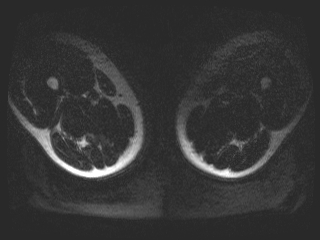
#> input picture Bacak/IMG-0001-00001.jpg, 320 x 240 px, found by its file name; its folder holds only this picture in this run
$ python 'My Algorithm.py'
#> lines starting #> are read from the running program, lines starting #| are printed output that depends on the picture; after the words box and inside, x2 and y2 are one past the last pixel; in counts of white or black regions, pixels touching at a corner belong together; long printed decimals are rounded
import cv2
import os
import time

def load():
    imgPath = 'C:/Users/MERT/Desktop/Biokido/Bacak'
    imgList = os.listdir(imgPath)
    for i in range(len(imgList)):
        imgList[i] = imgPath + '/' + imgList[i]
    return imgList

def scanner(img, width, height, middler, middlec, f):
    last_whites = []

    lw = -1
    t = int(img[middler, middlec])
    a = t
    for u in range(middler - 1, -1, -1):
        t += int(img[u, middlec])
        a = t / (middler - u + 1)
        if a < 55 or f:
            if img[u, middlec] > (a * 1.15):
                lw = u
        else:
            if img[u, middlec] < (a / 1.15):
                lw = u
                break
    if lw != -1:
        last_whites.append(lw)

    lw = -1
    t = int(img[middler, middlec])
    a = t
    for d in range(middler + 1, height):
        t += int(img[d, middlec])
        a = t / (d - middler + 1)
        if a < 55 or f:
            if img[d, middlec] > (a * 1.15):
                lw = d
        else:
            if img[d, middlec] < (a / 1.15):
                lw = d
                break
    if lw != -1:
        last_whites.append(lw)

    lw = -1
    t = int(img[middler, middlec])
    a = t
    end = -1
    if middlec < int(width / 2):
        end = int(width/2)
    else:
        end = width
    for r in range(middlec + 1, end):
        t += int(img[middler, r])
        a = t / (r - middlec + 1)
        if a < 55 or f:
            if img[middler, r] > (a * 1.15):
                lw = r
        else:
            if img[middler, r] < (a / 1.15):
                lw = r
                break
    if lw != -1:
        last_whites.append(lw)

    lw = -1
    t = int(img[middler, middlec])
    a = t
    end = -1
    if middlec > int(width / 2):
        end = int(width/2)
    for l in range(middlec - 1, end, -1):
        t += int(img[middler, l])
        a = t / (middlec - l + 1)
        if a < 55 or f:
            if img[middler, l] > (a * 1.15):
                lw = l
        else:
            if img[middler, l] < (a / 1.15):
                lw = l
                break
    if lw != -1:
        last_whites.append(lw)

    return last_whites

def alpha_sort(img, width, height, middler, middlec, lw):
    group13 = []
    group24 = []
    group13.append(int(img[lw[0], middlec]) + int(img[middler, lw[2]])) # 1. bölge
    group13.append(int(img[lw[1], middlec]) + int(img[middler, lw[3]])) # 3. bölge
    group24.append(int(img[lw[0], middlec]) + int(img[middler, lw[3]])) # 2. bölge
    group24.append(int(img[lw[1], middlec]) + int(img[middler, lw[2]])) # 4. bölge
    group13.append(group13.index(min(group13)))
    group13.append(group13.index(max(group13)))
    group24.append(group24.index(min(group24)))
    group24.append(group24.index(max(group24)))
    return group13, group24

def clear_pixels(img, img2, width, height, seperator):
    for r in range(height):
        for c in range(width):
            if img[r,c] > seperator:
                img2[r,c] = [255, 255, 255]
            else:
                img2[r,c] = [0, 0, 0]
    for r in range(1, height - 1):
        for c in range(1, width - 1):
            if img2[r,c][0] == 255 and img2[r+1,c][0] == 0 and img2[r+1,c+1][0] == 0 and img2[r,c+1][0] == 0 and img2[r-1,c][0] == 0 and img2[r-1,c-1][0] == 0 and img2[r,c-1][0] == 0 and img2[r-1,c+1][0] == 0 and img2[r+1,c-1][0] == 0:
                img2[r,c] = [0, 0, 0]

def draw_leg(img, img2, middler, middlec, row, column):
    height, width, alpha = img2.shape
    startr = row
    startc = column
    r = startr
    c = startc
    step = None
    step2 = None
    limitl = None
    limitr = None
    limitd = None
    limitu = None

    if startr < middler: # 1 VEYA 2. BÖLGE
        if startc > middlec: # 1. BÖLGE
            if column < int(width/2): # SOL BACAK
                limitl = middlec
                limitr = int(width/2)
            else: # SAĞ BACAK
                limitl = int(width/2)
                limitr = width
            limitu = 0
            limitd = middler
        if startc < middlec: # 2. BÖLGE
            if column < int(width/2): # SOL BACAK
                limitl = 0
                limitr = middlec
            else: # SAĞ BACAK
                limitl = int(width/2)
                limitr = middlec
            limitu = 0
            limitd = middler
    else: # 3 VEYA 4. BÖLGE
        if startc > middlec: # 4. BÖLGE
            if column < int(width/2): # SOL BACAK
                limitl = middlec
                limitr = int(width/2)
            else: # SAĞ BACAK
                limitl = middlec
                limitr = width
            limitu = middler
            limitd = height
        if startc < middlec: # 3. BÖLGE
            if column < int(width/2): # SOL BACAK
                limitl = 0
                limitr = middlec
            else: # SAĞ BACAK
                limitl = int(width/2)
                limitr = middlec
            limitu = middler
            limitd = height

    #print('ROW: ' + str(row) + '\nCOLUMN: ' + str(column) + '\nLEFT LIMIT: ' + str(limitl) + '\nRIGHT LIMIT: ' + str(limitr) + '\nUP LIMIT: ' + str(limitu) + '\nDOWN LIMIT: ' + str(limitd) + '\n--------')

    if middler - r > 0:
        step2 = 1
    else:
        step2 = -1
    while True: # 1 YÖNE TARAMA YAPMAK İÇİN
        c = startc
        if step2 * (middler - r) >= 0:
            if img2[r, c][0] == 255: # 1. OLASILIK: BULUNULAN NOKTANIN BEYAZ OLMASI
                if middlec - startc > 0:
                    step = -1
                else:
                    step = 1
                while True:
                    if limitl < c + step < limitr:
                        if img2[r, c+step][0] == 255:
                            c += step
                        else:
                            img[r, c] = [0, 0, 255]
                            if -1 < (2 * middlec) - c < width and -1 < (2 * middler) - r < height:
                                img[(2 * middler) - r, (2 * middlec) - c] = [0, 0, 255]
                            break
                    else:
                        img[r, c] = [0, 0, 255]
                        if -1 < (2 * middlec) - c < width and -1 < (2 * middler) - r < height:
                            img[(2 * middler) - r, (2 * middlec) - c] = [0, 0, 255]
                        break
            else: # 2. OLASILIK: BULUNULAN NOKTANIN SİYAH OLMASI
                if middlec - startc > 0:
                    step = -1
                else:
                    step = 1
                counter = 0
                found = 0
                while True: # MERKEZİN DIŞINA ÇIKILARAK BEYAZ ELİPS SINIRI ARANIR
                    if limitl < c + step < limitr:
                        if img2[r, c+step][0] == 0:
                            if counter == 1:
                                found = 1
                                img[r, c] = [0, 0, 255]
                                if -1 < (2 * middlec) - c < width and -1 < (2 * middler) - r < height:
                                    img[(2 * middler) - r, (2 * middlec) - c] = [0, 0, 255]
                                break
                            c += step
                        else:
                            counter = 1
                            c += step
                    else:
                        break
                if found == 0: # MERKEZİN DIŞINDA BEYAZ ELİPS SINIRI BULUNAMAZ MERKEZE YAKIN DEMEKTİR, MERKEZE YAKLAŞILARAK ARANIR
                    step *= -1
                    c = startc
                    while True:
                        if limitl < c + step < limitr:
                            if img2[r, c+step][0] == 255:
                                c += step
                                img[r, c] = [0, 0, 255]
                                if -1 < (2 * middlec) - c < width and -1 < (2 * middler) - r < height:
                                    img[(2 * middler) - r, (2 * middlec) - c] = [0, 0, 255]
                                break
                            else:
                                c += step
                        else:
                            break
            r += step2
        else:
            break

    r = startr
    c = startc
    if middlec - c > 0:
        step2 = 1
    else:
        step2 = -1
    while True: # 1 YÖNE TARAMA YAPMAK İÇİN
        r = startr
        if step2 * (middlec - c) >= 0:
            if img2[r, c][0] == 255: # 1. OLASILIK: BULUNULAN NOKTANIN BEYAZ OLMASI
                if middler - startr > 0:
                    step = -1
                else:
                    step = 1
                while True:
                    if limitu < r + step < limitd:
                        if img2[r+step, c][0] == 255:
                            r += step
                        else:
                            img[r, c] = [0, 0, 255]
                            if -1 < (2 * middlec) - c < width and -1 < (2 * middler) - r < height:
                                img[(2 * middler) - r, (2 * middlec) - c] = [0, 0, 255]
                            break
                    else:
                        img[r, c] = [0, 0, 255]
                        if -1 < (2 * middlec) - c < width and -1 < (2 * middler) - r < height:
                            img[(2 * middler) - r, (2 * middlec) - c] = [0, 0, 255]
                        break
            else: # 2. OLASILIK:: BULUNULAN NOKTANIN SİYAH OLMASI
                if middler - startr > 0:
                    step = -1
                else:
                    step = 1
                counter = 0
                found = 0
                while True: # MERKEZİN DIŞINA ÇIKILARAK BEYAZ ELİPS SINIRI ARANIR
                    if limitu < r + step < limitd:
                        if img2[r+step, c][0] == 0:
                            if counter == 1:
                                found = 1
                                img[r, c] = [0, 0, 255]
                                if -1 < (2 * middlec) - c < width and -1 < (2 * middler) - r < height:
                                    img[(2 * middler) - r, (2 * middlec) - c] = [0, 0, 255]
                                break
                            r += step
                        else:
                            counter = 1
                            r += step
                    else:
                        break
                if found == 0: # MERKEZİN DIŞINDA BEYAZ ELİPS SINIRI BULUNAMAZ MERKEZE YAKIN DEMEKTİR, MERKEZE YAKLAŞILARAK ARANIR
                    step *= -1
                    r = startr
                    while True:
                        if limitu < r + step < limitd:
                            if img2[r+step, c][0] == 255:
                                r += step
                                img[r, c] = [0, 0, 255]
                                if -1 < (2 * middlec) - c < width and -1 < (2 * middler) - r < height:
                                    img[(2 * middler) - r, (2 * middlec) - c] = [0, 0, 255]
                                break
                            else:
                                r += step
                        else:
                            break
            c += step2
        else:
            break

def alpha_specifier(img, img2, group13, group24, middler, middlec, lw):
    if group13[3] == 0:
        draw_leg(img, img2, middler, middlec, lw[0], lw[2])
    if group13[3] == 1:
        draw_leg(img, img2, middler, middlec, lw[1], lw[3])
    if group24[3] == 0:
        draw_leg(img, img2, middler, middlec, lw[0], lw[3])
    if group24[3] == 1:
        draw_leg(img, img2, middler, middlec, lw[1], lw[2])

def multi_draw_ellipse(img, width, height, middler, middlec, middler2, middlec2, i):
    lw1 = scanner(img, width, height, middler, middlec, True) # left leg = [up row, down row, right column, left column]
    lw2 = scanner(img, width, height, middler2, middlec2, True) # right leg = [up row, down row, right column, left column]

    img2 = cv2.cvtColor(img, cv2.COLOR_GRAY2BGR)
    sensitive = None
    if i >= 0 and i <= 7:
        sensitive = 80
    if i >= 8 and i <= 24:
        sensitive = 30
    if i == 25:
        sensitive = 55
    if i >= 26 and i <= 32:
        sensitive = 25
    clear_pixels(img, img2, width, height, sensitive)

    group_13, group_24 = alpha_sort(img, width, height, middler, middlec, lw1) # groupxy = [x. bölge ışığı, y. bölge ışığı, düşük ışıklı index, yüksek ışıklı index]
    group_13_2, group_24_2 = alpha_sort(img, width, height, middler2, middlec2, lw2)

    img3 = cv2.cvtColor(img, cv2.COLOR_GRAY2BGR)
    sensitive = None
    if i >= 0 and i <= 1:
        sensitive = 60
    if i >= 2 and i <= 4:
        sensitive = 50
    if i >= 5 and i <= 7:
        sensitive = 40
    if i >= 8 and i <= 26:
        sensitive = 30
    if i >= 27 and i <= 32:
        sensitive = 20
    clear_pixels(img, img3, width, height, sensitive)

    alpha_specifier(img3, img2, group_13, group_24, middler, middlec, lw1)
    alpha_specifier(img3, img2, group_13_2, group_24_2, middler2, middlec2, lw2)

    total, muscle = calculate_leg(img3, middler, middlec, -1, int(width/2))
    total2, muscle2 = calculate_leg(img3, middler2, middlec2, int(width/2), width)

    return (total + total2), (muscle + muscle2)

def calculate_leg(img, middler, middlec, limitl, limitr):
    height, width, alpha = img.shape
    muscle = 0
    total = 0
    last_right = -1
    last_left = -1
    while last_right == -1 or last_left == -1:
        for r in range(middlec, limitr):
            if img[middler, r][0] == 0 and img[middler, r][1] == 0 and img[middler, r][2] == 255:
                last_right = r
                break
            else:
                if img[middler, r][0] == 255:
                    last_right = r
        for l in range(middlec, limitl, -1):
            if img[middler, l][0] == 0 and img[middler, l][1] == 0 and img[middler, l][2] == 255:
                last_left = l
                break
            else:
                if img[middler, l][0] == 255:
                    last_left = l
        if last_right == -1 or last_left == -1:
            middler += 1
    for c in range(last_left, last_right + 1):
        for u in range(middler, -1, -1):
            if img[u, c][0] == 0 and img[u, c][1] == 0 and img[u, c][2] == 255:
                break
            else:
                total += 1
                if img[u, c][2] == 0:
                    muscle += 1
        for d in range(middler, height):
            if img[d, c][0] == 0 and img[d, c][1] == 0 and img[d, c][2] == 255:
                break
            else:
                total += 1
                if img[d, c][2] == 0:
                    muscle += 1
    return total, muscle

# [49 lines left out: function calculate_leg2, not called in this run]

def main():
    startsec = int(time.time())
    print('----------\nProgress Status: %0\n----------')
    imgList = load()
    middler = -1
    middlec = -1
    middler2 = -1
    middlec2 = -1
    total = 0
    muscle = 0
    for i in range(len(imgList)):
        startsec2 = time.time()
        img = cv2.imread(imgList[i], 0)
#> img is the input picture: shape (240, 320); min 40, max 255, mean 53.5
        height, width = img.shape
        if i < 11:
            middler = 113
            middlec = 80
            middler2 = 107
            middlec2 = 241
            t, m = multi_draw_ellipse(img, width, height, middler, middlec, middler2, middlec2, i)
#> in scanner, `t = int(img[middler, middlec])`: t = 50
#> the loop in scanner, `for u in range(middler - 1, -1, -1):` made 113 passes
#> (t, a) on passes 1 to 8: (105, 52.5), (152, 50.67), (196, 49), (244, 48.8), (302, 50.33), (365, 52.14), (424, 53), (472, 52.44)
#> after the loop in scanner, `for u in range(middler - 1, -1, -1):`: t = 5540
#> in scanner, `t = int(img[middler, middlec])`: t = 50
#> the loop in scanner, `for d in range(middler + 1, height):` made 126 passes
#> (t, a) on passes 1 to 8: (95, 47.5), (140, 46.67), (187, 46.75), (234, 46.8), (287, 47.83), (345, 49.29), (408, 51), (469, 52.11)
#> after the loop in scanner, `for d in range(middler + 1, height):`: t = 8921
#> in scanner, `t = int(img[middler, middlec])`: t = 50
#> the loop in scanner, `for r in range(middlec + 1, end):` made 79 passes
#> (t, a) on passes 1 to 8: (103, 51.5), (148, 49.33), (218, 54.5), (281, 56.2), (330, 55), (378, 54), (420, 52.5), (465, 51.67)
#> after the loop in scanner, `for r in range(middlec + 1, end):`: t = 4406
#> in scanner, `t = int(img[middler, middlec])`: t = 50
#> the loop in scanner, `for l in range(middlec - 1, end, -1):` made 80 passes
#> (t, a) on passes 1 to 8: (95, 47.5), (142, 47.33), (192, 48), (239, 47.8), (283, 47.17), (333, 47.57), (388, 48.5), (433, 48.11)
#> after the loop in scanner, `for l in range(middlec - 1, end, -1):`: t = 4431
#> in multi_draw_ellipse, `lw1 = scanner(img, width, height, middler, middlec, True)`: lw1 = [38, 176, 141, 14]
#> the loop in scanner (call 2), `for u in range(middler - 1, -1, -1):` made 107 passes
#> (t, a) on passes 1 to 8: (92, 46), (142, 47.33), (187, 46.75), (231, 46.2), (281, 46.83), (325, 46.43), (367, 45.88), (414, 46)
#> after the loop in clear_pixels, `for r in range(height):`:
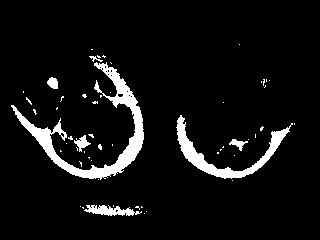
#> img2: shape (240, 320, 3); 6.7% white; 55 white regions (48 under 20 px), largest, box (x1, y1, x2, y2) and area: (11, 62, 144, 180) 2786, (176, 115, 293, 179) 1448, (84, 205, 142, 216) 360
#> call 2 of clear_pixels, with width = 320, height = 240, seperator = 60
#> after the loop in clear_pixels (call 2), `for r in range(height):`:
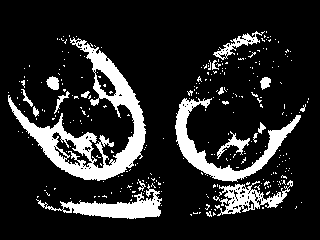
#> img2: shape (240, 320, 3); 15.5% white; 304 white regions (285 under 20 px), largest, box (x1, y1, x2, y2) and area: (8, 37, 146, 181) 4943, (175, 98, 301, 182) 2245, (36, 184, 162, 219) 1539
#> after the loop in clear_pixels (call 2), `for r in range(1, height - 1):`:
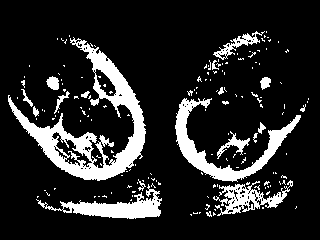
#> img2: shape (240, 320, 3); 15.3% white; 162 white regions (143 under 20 px), largest, box (x1, y1, x2, y2) and area: (8, 37, 146, 181) 4943, (175, 98, 301, 182) 2245, (36, 184, 162, 219) 1539
#> call 2 of draw_leg, with middler = 113, middlec = 80, row = 176, column = 141
#> after the loop in draw_leg (call 2), `while True:`:
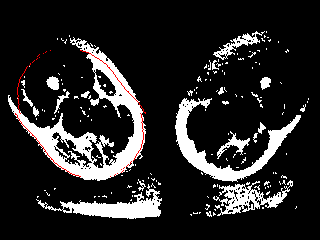
#> img: shape (240, 320, 3); mean B, G, R 38.2, 38.2, 39.2
#> after the loop in draw_leg (call 2), `while True:`:
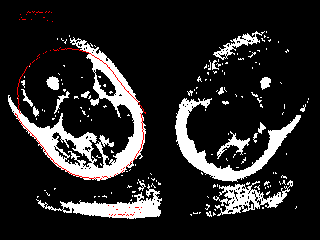
#> img: shape (240, 320, 3); 0.16% of pixels changed, all inside (x1, y1, x2, y2) = (19, 11, 142, 216)
#> call 3 of draw_leg, with middler = 107, middlec = 241, row = 177, column = 179
#> after the loop in draw_leg (call 3), `while True:`:
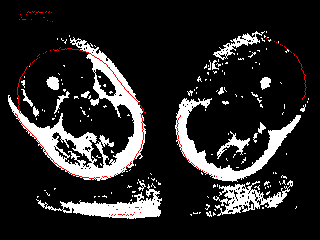
#> img: shape (240, 320, 3); 0.16% of pixels changed, all inside (x1, y1, x2, y2) = (176, 37, 307, 178)
#> call 4 of draw_leg, with middler = 107, middlec = 241, row = 177, column = 305
#> after the loop in draw_leg (call 4), `while True:`:
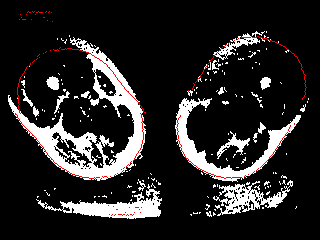
#> img: shape (240, 320, 3); mean B, G, R 37.4, 37.4, 39.8
            total += t
            muscle += m
        if i >= 11 and i < 24:
            middler = 119
            middlec = 84
            middler2 = 115
            middlec2 = 239
            t, m = multi_draw_ellipse(img, width, height, middler, middlec, middler2, middlec2, i)
            total += t
            muscle += m
        if i >= 24 and i < 33:
            middler = 119
            middlec = 84
            middler2 = 123
            middlec2 = 237
            t, m = multi_draw_ellipse(img, width, height, middler, middlec, middler2, middlec2, i)
            total += t
            muscle += m
        if i >= 33:
            middler = 134
            middlec = 155
            t, m = calculate_leg2(img, middler, middlec, i)
            total += t
            muscle += m
        endsec2 = time.time()
        print('Progress Status: %' + str(int((100*(i+1))/len(imgList))))
        timeremaining = (endsec2 - startsec2) * (len(imgList) - i - 1)
        if timeremaining >= 60:
            print('Time Remaining (min, sec): ' + str(int(timeremaining / 60)) + ' , ' + str(int(timeremaining - (int(timeremaining / 60) * 60))) + '\n----------')
        else:
            print('Time Remaining (sec): ' + str(int(timeremaining)) + '\n----------')
        #cv2.imshow('Name', img)
        #cv2.waitKey(0)
        #cv2.destroyAllWindows()
    print('Total Muscle: %' + str((100*muscle)/total))
#| Total Muscle: %74.233
    endsec = int(time.time())
    if endsec - startsec >= 60:
        print('Elapsed Time (min, sec): ' + str(int((endsec - startsec) / 60)) + ' , ' + str(endsec - (startsec + (int((endsec - startsec) / 60) * 60))))
    else:
        print('Elapsed Time (sec): ' + str(endsec - startsec))
main()

$ run again, on Bacak/IMG-0001-00005.jpg
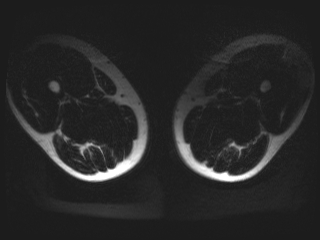
#> input picture Bacak/IMG-0001-00005.jpg, 320 x 240 px, found by its file name
#> in main, img is the input picture: shape (240, 320); min 27, max 255, mean 40
#> in scanner, `t = int(img[middler, middlec])`: t = 35
#> the loop in scanner, `for u in range(middler - 1, -1, -1):` made 113 passes
#> (t, a) on passes 1 to 8: (67, 33.5), (100, 33.33), (133, 33.25), (169, 33.8), (206, 34.33), (241, 34.43), (273, 34.12), (303, 33.67)
#> after the loop in scanner, `for u in range(middler - 1, -1, -1):`: t = 3842
#> in scanner, `t = int(img[middler, middlec])`: t = 35
#> the loop in scanner, `for d in range(middler + 1, height):` made 126 passes
#> (t, a) on passes 1 to 8: (72, 36), (107, 35.67), (139, 34.75), (173, 34.6), (212, 35.33), (248, 35.43), (278, 34.75), (309, 34.33)
#> after the loop in scanner, `for d in range(middler + 1, height):`: t = 6606
#> in scanner, `t = int(img[middler, middlec])`: t = 35
#> the loop in scanner, `for r in range(middlec + 1, end):` made 79 passes
#> (t, a) on passes 1 to 8: (71, 35.5), (102, 34), (131, 32.75), (161, 32.2), (193, 32.17), (223, 31.86), (257, 32.12), (292, 32.44)
#> after the loop in scanner, `for r in range(middlec + 1, end):`: t = 3364
#> in scanner, `t = int(img[middler, middlec])`: t = 35
#> the loop in scanner, `for l in range(middlec - 1, end, -1):` made 80 passes
#> (t, a) on passes 1 to 8: (65, 32.5), (97, 32.33), (128, 32), (157, 31.4), (189, 31.5), (219, 31.29), (251, 31.38), (280, 31.11)
#> after the loop in scanner, `for l in range(middlec - 1, end, -1):`: t = 3056
#> lw1 = [40, 179, 146, 13]
#> the loop in scanner (call 2), `for u in range(middler - 1, -1, -1):` made 107 passes
#> (t, a) on passes 1 to 8: (65, 32.5), (100, 33.33), (139, 34.75), (183, 36.6), (227, 37.83), (266, 38), (299, 37.38), (332, 36.89)
#> after the loop in clear_pixels, `for r in range(height):`:
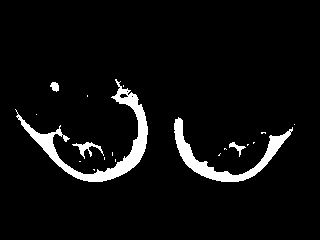
#> img2: shape (240, 320, 3); 5.5% white; 19 white regions (14 under 20 px), largest, box (x1, y1, x2, y2) and area: (15, 79, 148, 182) 2311, (174, 117, 293, 182) 1575, (72, 142, 104, 159) 170, (229, 142, 246, 157) 79, (50, 82, 59, 92) 64
#> after the loop in draw_leg (call 4), `while True:`:
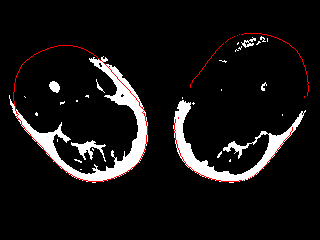
#> img: shape (240, 320, 3); mean B, G, R 19, 19, 21.3
#| Total Muscle: %82.983
